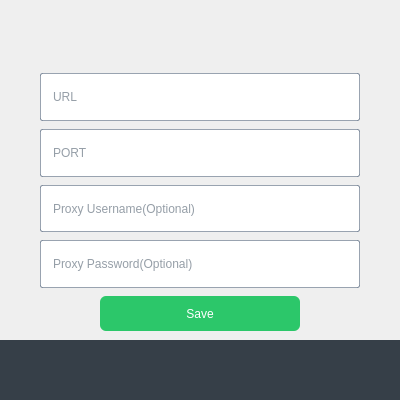
<?xml version="1.0" encoding="UTF-8"?>
<ui version="4.0">
 <class>proxysettingswindow</class>
 <widget class="QWidget" name="proxysettingswindow">
  <property name="geometry">
   <rect>
    <x>0</x>
    <y>0</y>
    <width>400</width>
    <height>400</height>
   </rect>
  </property>
  <property name="minimumSize">
   <size>
    <width>400</width>
    <height>400</height>
   </size>
  </property>
  <property name="maximumSize">
   <size>
    <width>400</width>
    <height>475</height>
   </size>
  </property>
  <property name="windowTitle">
   <string>Form</string>
  </property>
  <layout class="QVBoxLayout" name="verticalLayout_2">
   <property name="spacing">
    <number>0</number>
   </property>
   <property name="leftMargin">
    <number>0</number>
   </property>
   <property name="topMargin">
    <number>0</number>
   </property>
   <property name="rightMargin">
    <number>0</number>
   </property>
   <property name="bottomMargin">
    <number>0</number>
   </property>
   <item>
    <widget class="QWidget" name="centralWidget" native="true">
     <property name="styleSheet">
      <string notr="true">QWidget#centralWidget{	
	background-image: url(:/MainWindow/Images/BackGroundCenter.png);
}

QLineEdit {
	background-color: rgb(255,255,255);
	border: 1px  solid rgba(58, 78, 105, 127);
	border-radius: 2px;
	font: bold 14px &quot;Marid Pro&quot;;
	color: rgb(44, 62,80);
	height: 40px;
	padding: 10px;
}

QLineEdit::disabled{
	background-color	: rgb(243, 243, 243);
	color: rgba(58, 78, 105, 127);
}</string>
     </property>
     <layout class="QVBoxLayout" name="verticalLayout">
      <property name="spacing">
       <number>8</number>
      </property>
      <property name="leftMargin">
       <number>40</number>
      </property>
      <property name="topMargin">
       <number>30</number>
      </property>
      <property name="rightMargin">
       <number>40</number>
      </property>
      <item>
       <layout class="QHBoxLayout" name="horizontalLayout">
        <property name="leftMargin">
         <number>123</number>
        </property>
        <property name="rightMargin">
         <number>123</number>
        </property>
        <item>
         <widget class="QPushButton" name="pbSwitchOn">
          <property name="minimumSize">
           <size>
            <width>0</width>
            <height>35</height>
           </size>
          </property>
          <property name="maximumSize">
           <size>
            <width>16777215</width>
            <height>35</height>
           </size>
          </property>
          <property name="styleSheet">
           <string notr="true">QPushButton {
	border: 0px;	
	background-image: url(:/MainWindow/Images/btnOff.png);
}</string>
          </property>
          <property name="text">
           <string/>
          </property>
         </widget>
        </item>
       </layout>
      </item>
      <item>
       <widget class="QLineEdit" name="leProxyUrl">
        <property name="placeholderText">
         <string>URL</string>
        </property>
       </widget>
      </item>
      <item>
       <widget class="QLineEdit" name="leProxyPort">
        <property name="placeholderText">
         <string>PORT</string>
        </property>
       </widget>
      </item>
      <item>
       <widget class="QLineEdit" name="leProxyUsername">
        <property name="placeholderText">
         <string>Proxy Username(Optional)</string>
        </property>
       </widget>
      </item>
      <item>
       <widget class="QLineEdit" name="leProxyPassword">
        <property name="placeholderText">
         <string>Proxy Password(Optional)</string>
        </property>
       </widget>
      </item>
      <item>
       <spacer name="verticalSpacer_2">
        <property name="orientation">
         <enum>Qt::Vertical</enum>
        </property>
        <property name="sizeHint" stdset="0">
         <size>
          <width>20</width>
          <height>40</height>
         </size>
        </property>
       </spacer>
      </item>
      <item>
       <widget class="QPushButton" name="pbSave">
        <property name="minimumSize">
         <size>
          <width>0</width>
          <height>35</height>
         </size>
        </property>
        <property name="maximumSize">
         <size>
          <width>11111</width>
          <height>35</height>
         </size>
        </property>
        <property name="styleSheet">
         <string notr="true">QPushButton{
	border-radius: 6px;
	font: 12pt &quot;Marid Pro&quot;;
	color: rgb(255, 255, 255);
 	background-color: rgb(44, 199, 106, 255);
	margin-left: 60px;
	margin-right: 60px;
}

QPushButton:disabled{
 	background-color: rgb(44, 199, 106, 127);
}</string>
        </property>
        <property name="text">
         <string>Save</string>
        </property>
       </widget>
      </item>
      <item>
       <spacer name="verticalSpacer">
        <property name="orientation">
         <enum>Qt::Vertical</enum>
        </property>
        <property name="sizeHint" stdset="0">
         <size>
          <width>20</width>
          <height>40</height>
         </size>
        </property>
       </spacer>
      </item>
     </layout>
    </widget>
   </item>
   <item>
    <widget class="QWidget" name="footer" native="true">
     <property name="minimumSize">
      <size>
       <width>0</width>
       <height>60</height>
      </size>
     </property>
     <property name="maximumSize">
      <size>
       <width>16777215</width>
       <height>60</height>
      </size>
     </property>
     <property name="styleSheet">
      <string notr="true">QWidget#footer{
	background-image: url(:/MainWindow/Images/BackGroundBar.png);
	 background-color: rgba(54, 63, 72, 255);
}</string>
     </property>
     <layout class="QHBoxLayout" name="horizontalLayout_9" stretch="0,0,0">
      <property name="spacing">
       <number>0</number>
      </property>
      <property name="leftMargin">
       <number>25</number>
      </property>
      <property name="topMargin">
       <number>0</number>
      </property>
      <property name="rightMargin">
       <number>0</number>
      </property>
      <property name="bottomMargin">
       <number>0</number>
      </property>
      <item>
       <widget class="QLabel" name="label">
        <property name="minimumSize">
         <size>
          <width>100</width>
          <height>0</height>
         </size>
        </property>
        <property name="maximumSize">
         <size>
          <width>0</width>
          <height>16777215</height>
         </size>
        </property>
        <property name="styleSheet">
         <string notr="true">QLabel{
	background-color: rgba(255, 255, 255, 0);
	image: url(:/MainWindow/Images/Logo.png);
}
</string>
        </property>
        <property name="text">
         <string/>
        </property>
       </widget>
      </item>
      <item>
       <spacer name="horizontalSpacer_2">
        <property name="orientation">
         <enum>Qt::Horizontal</enum>
        </property>
        <property name="sizeType">
         <enum>QSizePolicy::Expanding</enum>
        </property>
        <property name="sizeHint" stdset="0">
         <size>
          <width>40</width>
          <height>20</height>
         </size>
        </property>
       </spacer>
      </item>
      <item>
       <widget class="QPushButton" name="btnSettings">
        <property name="minimumSize">
         <size>
          <width>60</width>
          <height>60</height>
         </size>
        </property>
        <property name="maximumSize">
         <size>
          <width>60</width>
          <height>60</height>
         </size>
        </property>
        <property name="contextMenuPolicy">
         <enum>Qt::ActionsContextMenu</enum>
        </property>
        <property name="layoutDirection">
         <enum>Qt::RightToLeft</enum>
        </property>
        <property name="styleSheet">
         <string notr="true">QPushButton {
 background-color: rgba(54, 63, 72, 255);
font: bold 10pt &quot;Lucida Sans Unicode&quot;;
border: 0px;
}

QPushButton:hover {
}</string>
        </property>
        <property name="text">
         <string/>
        </property>
        <property name="icon">
         <iconset resource="mainwindow.qrc">
          <normaloff>:/MainWindow/Images/Settings.png</normaloff>:/MainWindow/Images/Settings.png</iconset>
        </property>
        <property name="iconSize">
         <size>
          <width>40</width>
          <height>40</height>
         </size>
        </property>
       </widget>
      </item>
     </layout>
    </widget>
   </item>
  </layout>
 </widget>
 <resources>
  <include location="mainwindow.qrc"/>
 </resources>
 <connections/>
</ui>
